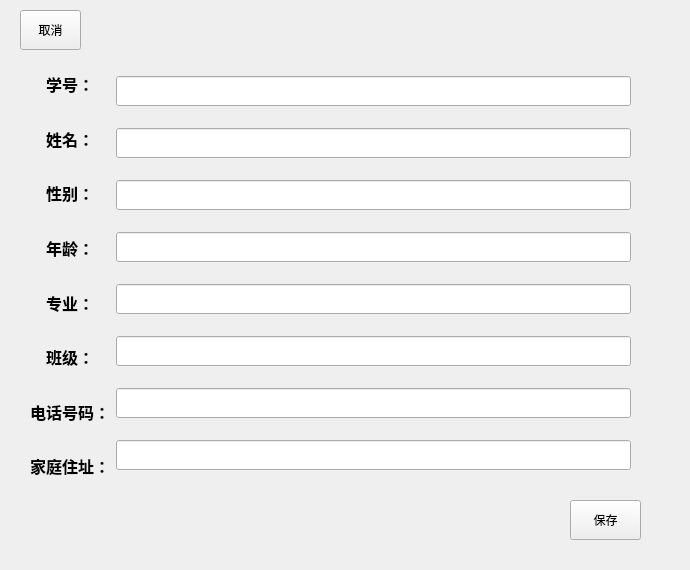
<?xml version="1.0" encoding="UTF-8"?>
<ui version="4.0">
 <class>Record</class>
 <widget class="QWidget" name="Record">
  <property name="geometry">
   <rect>
    <x>0</x>
    <y>0</y>
    <width>690</width>
    <height>570</height>
   </rect>
  </property>
  <property name="windowTitle">
   <string>Form</string>
  </property>
  <widget class="QPushButton" name="Save">
   <property name="geometry">
    <rect>
     <x>570</x>
     <y>500</y>
     <width>71</width>
     <height>40</height>
    </rect>
   </property>
   <property name="minimumSize">
    <size>
     <width>60</width>
     <height>40</height>
    </size>
   </property>
   <property name="text">
    <string>保存</string>
   </property>
  </widget>
  <widget class="QPushButton" name="Cancel">
   <property name="geometry">
    <rect>
     <x>20</x>
     <y>10</y>
     <width>61</width>
     <height>40</height>
    </rect>
   </property>
   <property name="minimumSize">
    <size>
     <width>60</width>
     <height>40</height>
    </size>
   </property>
   <property name="text">
    <string>取消</string>
   </property>
  </widget>
  <widget class="QWidget" name="">
   <property name="geometry">
    <rect>
     <x>30</x>
     <y>60</y>
     <width>601</width>
     <height>431</height>
    </rect>
   </property>
   <layout class="QHBoxLayout" name="horizontalLayout">
    <item>
     <layout class="QVBoxLayout" name="verticalLayout">
      <item>
       <widget class="QLabel" name="label">
        <property name="text">
         <string>&lt;html&gt;&lt;head/&gt;&lt;body&gt;&lt;p align=&quot;center&quot;&gt;&lt;span style=&quot; font-size:12pt; font-weight:700;&quot;&gt;学号：&lt;/span&gt;&lt;/p&gt;&lt;/body&gt;&lt;/html&gt;</string>
        </property>
       </widget>
      </item>
      <item>
       <widget class="QLabel" name="label_7">
        <property name="text">
         <string>&lt;html&gt;&lt;head/&gt;&lt;body&gt;&lt;p align=&quot;center&quot;&gt;&lt;span style=&quot; font-size:12pt; font-weight:700;&quot;&gt;姓名：&lt;/span&gt;&lt;/p&gt;&lt;/body&gt;&lt;/html&gt;</string>
        </property>
       </widget>
      </item>
      <item>
       <widget class="QLabel" name="label_4">
        <property name="text">
         <string>&lt;html&gt;&lt;head/&gt;&lt;body&gt;&lt;p align=&quot;center&quot;&gt;&lt;span style=&quot; font-size:12pt; font-weight:700;&quot;&gt;性别：&lt;/span&gt;&lt;/p&gt;&lt;/body&gt;&lt;/html&gt;</string>
        </property>
       </widget>
      </item>
      <item>
       <widget class="QLabel" name="label_5">
        <property name="text">
         <string>&lt;html&gt;&lt;head/&gt;&lt;body&gt;&lt;p align=&quot;center&quot;&gt;&lt;span style=&quot; font-size:12pt; font-weight:700;&quot;&gt;年龄：&lt;/span&gt;&lt;/p&gt;&lt;/body&gt;&lt;/html&gt;</string>
        </property>
       </widget>
      </item>
      <item>
       <widget class="QLabel" name="label_2">
        <property name="text">
         <string>&lt;html&gt;&lt;head/&gt;&lt;body&gt;&lt;p align=&quot;center&quot;&gt;&lt;span style=&quot; font-size:12pt; font-weight:700;&quot;&gt;专业：&lt;/span&gt;&lt;/p&gt;&lt;/body&gt;&lt;/html&gt;</string>
        </property>
       </widget>
      </item>
      <item>
       <widget class="QLabel" name="label_3">
        <property name="text">
         <string>&lt;html&gt;&lt;head/&gt;&lt;body&gt;&lt;p align=&quot;center&quot;&gt;&lt;span style=&quot; font-size:12pt; font-weight:700;&quot;&gt;班级：&lt;/span&gt;&lt;/p&gt;&lt;/body&gt;&lt;/html&gt;</string>
        </property>
       </widget>
      </item>
      <item>
       <widget class="QLabel" name="label_8">
        <property name="text">
         <string>&lt;html&gt;&lt;head/&gt;&lt;body&gt;&lt;p align=&quot;center&quot;&gt;&lt;span style=&quot; font-size:12pt; font-weight:700;&quot;&gt;电话号码：&lt;/span&gt;&lt;/p&gt;&lt;/body&gt;&lt;/html&gt;</string>
        </property>
       </widget>
      </item>
      <item>
       <widget class="QLabel" name="label_9">
        <property name="text">
         <string>&lt;html&gt;&lt;head/&gt;&lt;body&gt;&lt;p align=&quot;center&quot;&gt;&lt;span style=&quot; font-size:12pt; font-weight:700;&quot;&gt;家庭住址：&lt;/span&gt;&lt;/p&gt;&lt;/body&gt;&lt;/html&gt;</string>
        </property>
       </widget>
      </item>
     </layout>
    </item>
    <item>
     <layout class="QVBoxLayout" name="verticalLayout_2">
      <item>
       <widget class="QLineEdit" name="idEdit">
        <property name="minimumSize">
         <size>
          <width>488</width>
          <height>30</height>
         </size>
        </property>
       </widget>
      </item>
      <item>
       <widget class="QLineEdit" name="nameEdit">
        <property name="minimumSize">
         <size>
          <width>488</width>
          <height>30</height>
         </size>
        </property>
       </widget>
      </item>
      <item>
       <widget class="QLineEdit" name="sexEdit">
        <property name="minimumSize">
         <size>
          <width>488</width>
          <height>30</height>
         </size>
        </property>
       </widget>
      </item>
      <item>
       <widget class="QLineEdit" name="ageEdit">
        <property name="minimumSize">
         <size>
          <width>488</width>
          <height>30</height>
         </size>
        </property>
       </widget>
      </item>
      <item>
       <widget class="QLineEdit" name="majorEdit">
        <property name="minimumSize">
         <size>
          <width>488</width>
          <height>30</height>
         </size>
        </property>
       </widget>
      </item>
      <item>
       <widget class="QLineEdit" name="classEdit">
        <property name="minimumSize">
         <size>
          <width>488</width>
          <height>30</height>
         </size>
        </property>
       </widget>
      </item>
      <item>
       <widget class="QLineEdit" name="phoneEdit">
        <property name="minimumSize">
         <size>
          <width>488</width>
          <height>30</height>
         </size>
        </property>
       </widget>
      </item>
      <item>
       <widget class="QLineEdit" name="addressEdit">
        <property name="minimumSize">
         <size>
          <width>488</width>
          <height>30</height>
         </size>
        </property>
       </widget>
      </item>
     </layout>
    </item>
   </layout>
  </widget>
 </widget>
 <resources/>
 <connections/>
</ui>
